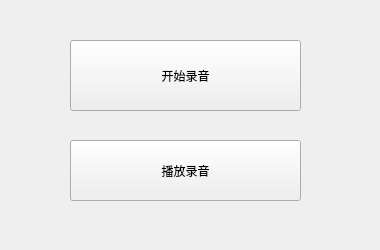
<?xml version="1.0" encoding="UTF-8"?>
<ui version="4.0">
 <class>Widget</class>
 <widget class="QWidget" name="Widget">
  <property name="geometry">
   <rect>
    <x>0</x>
    <y>0</y>
    <width>380</width>
    <height>250</height>
   </rect>
  </property>
  <property name="windowTitle">
   <string>Widget</string>
  </property>
  <widget class="QPushButton" name="pushButton_record">
   <property name="geometry">
    <rect>
     <x>70</x>
     <y>40</y>
     <width>231</width>
     <height>71</height>
    </rect>
   </property>
   <property name="text">
    <string>开始录音</string>
   </property>
  </widget>
  <widget class="QPushButton" name="pushButton_play">
   <property name="geometry">
    <rect>
     <x>70</x>
     <y>140</y>
     <width>231</width>
     <height>61</height>
    </rect>
   </property>
   <property name="text">
    <string>播放录音</string>
   </property>
  </widget>
 </widget>
 <resources/>
 <connections/>
</ui>
